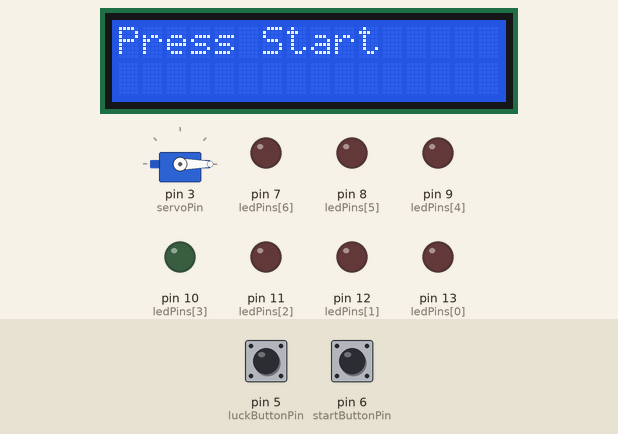
Recording of a program running on a simulated Arduino Uno, built with avr-gcc and run on an emulated ATmega328P. Parts: servo, 16×2 character LCD, output pins drawn as LEDs (lit = HIGH). The test bench sets the inputs (shaded band); at power-on: pin 6 (startButtonPin) HIGH, pin 5 (luckButtonPin) HIGH.

Above: at 1.2 s.
1.3 s: pin 6 (startButtonPin) pulled LOW for 0.15 s
At 2.1 s:
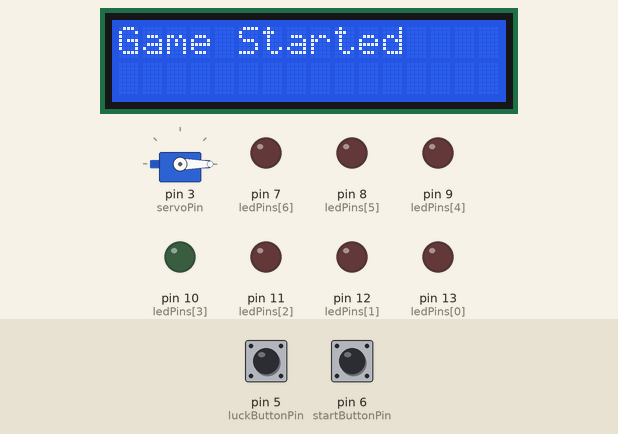
4.0 s: pin 5 (luckButtonPin) pulled LOW for 3.2 s
At 5.1 s:
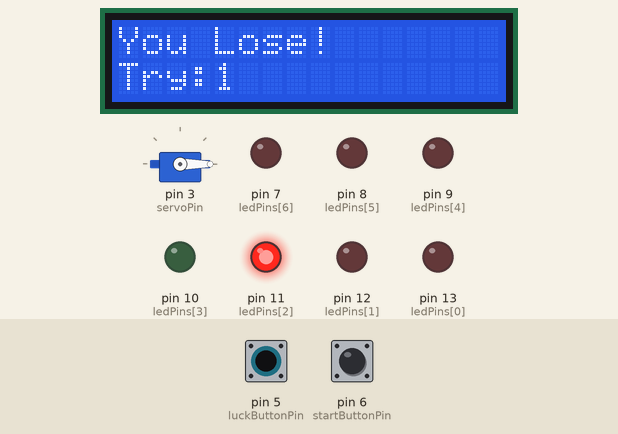
8.7 s: pin 5 (luckButtonPin) pulled LOW for 0.15 s
At 11.2 s:
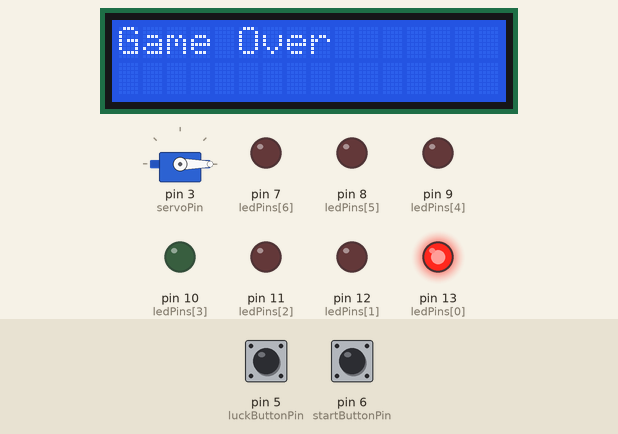
11.8 s: pin 6 (startButtonPin) pulled LOW for 1 s
At 13.3 s:
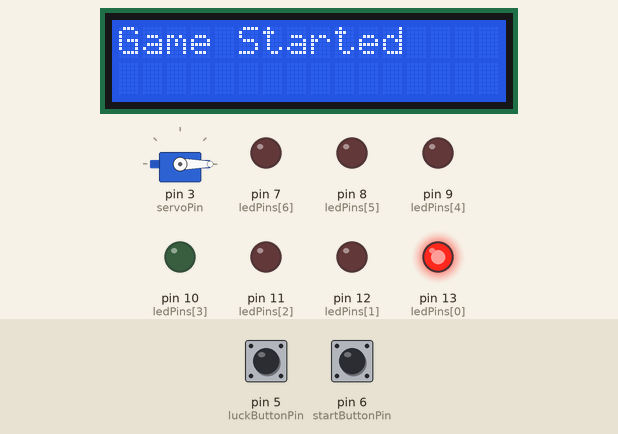
15.3 s: pin 5 (luckButtonPin) pulled LOW for 3.2 s
At 16.7 s:
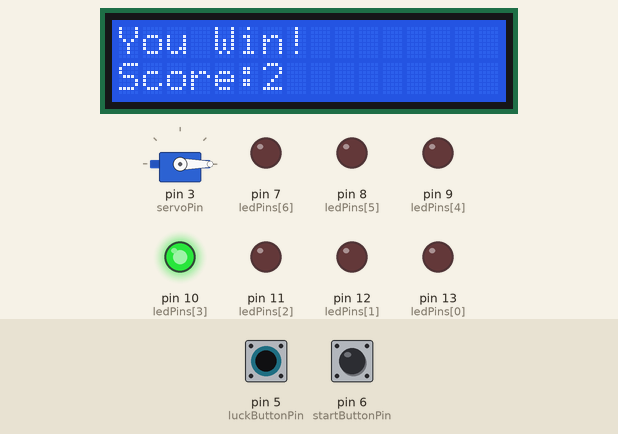
20.0 s: pin 5 (luckButtonPin) pulled LOW for 1 s
At 22.4 s:
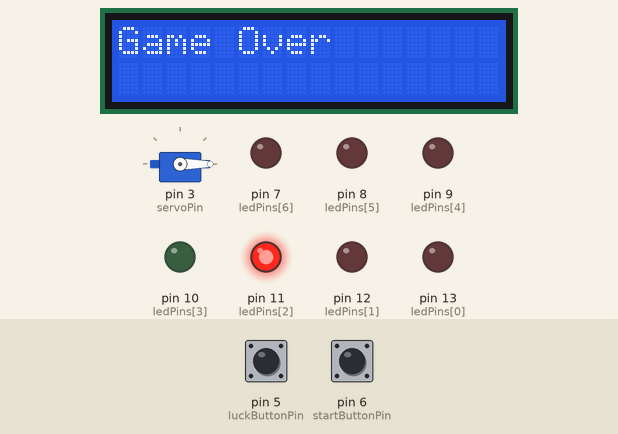
Timing chart, 0 to 23.9 s (numbered marks = the images above; inputs shaded):
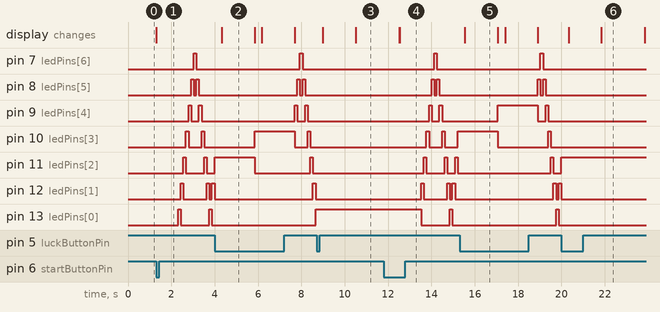

Measured:
- after the input at 1.3 s, pin 7 (ledPins[6]): LOW → HIGH after 1.7 s, → LOW 0.12 s later; pin 8 (ledPins[5]): alternates HIGH for 0.12 s and LOW for 0.12 s, 4 changes in all, then stays LOW, starting after 1.6 s
- after the input at 4.0 s, the display: changes after 0.33 s (image 2)
- after the input at 8.7 s, pin 7 (ledPins[6]), pin 8 (ledPins[5]), pin 9 (ledPins[4]), pin 10 (ledPins[3]), pin 11 (ledPins[2]), pin 12 (ledPins[1]): stops changing and stays LOW; pin 13 (ledPins[0]): stops changing and stays HIGH; the display: first changes after 0.29 s (image 3 shows a later state)
- after the input at 11.8 s, pin 7 (ledPins[6]): LOW → HIGH after 2.3 s, → LOW 0.12 s later; pin 8 (ledPins[5]): alternates HIGH for 0.12 s and LOW for 0.12 s, 4 changes in all, then stays LOW, starting after 2.2 s
- after the input at 15.3 s, the display: changes after 0.25 s (image 5)
- after the input at 20.0 s, pin 7 (ledPins[6]), pin 8 (ledPins[5]), pin 9 (ledPins[4]), pin 10 (ledPins[3]), pin 12 (ledPins[1]), pin 13 (ledPins[0]): stops changing and stays LOW; pin 11 (ledPins[2]): stops changing and stays HIGH; the display: first changes after 0.33 s (image 6 shows a later state)
- what the display in image 2 shows lasts 1.5 s, from 4.3 s to 5.8 s

The program:

main.cpp
```cpp
#include <Arduino.h>
#include <LiquidCrystal_I2C.h>
#include <Servo.h>

Servo myservo;
LiquidCrystal_I2C lcd(0x27,16,2);

// 7 LEDs (4th LED index = 3)
int ledPins[7] = {13,12,11,10,9,8,7};

const int servoPin = 3;
const int startButtonPin = 6;
const int luckButtonPin = 5;

int currentLED = 0;
int direction = 1;

int attempts = 0;
int wins = 0;

bool gameStarted = false;

void setup()
{
  for(int i=0;i<7;i++)
  pinMode(ledPins[i],OUTPUT);

  pinMode(startButtonPin,INPUT_PULLUP);
  pinMode(luckButtonPin,INPUT_PULLUP);

  myservo.attach(servoPin);
  myservo.write(0);

  lcd.init();
  lcd.backlight();

  lcd.setCursor(0,0);
  lcd.print("Press Start");
}

void loop()
{

  // Start game
  if(!gameStarted)
  {
    if(digitalRead(startButtonPin)==LOW)
    {
      gameStarted=true;
      attempts=0;

      lcd.clear();
      lcd.print("Game Started");
      delay(1000);
    }
    return;
  }

  // Knight rider LED pattern
  for(int i=0;i<7;i++)
  digitalWrite(ledPins[i],LOW);

  digitalWrite(ledPins[currentLED],HIGH);

  delay(120);

  currentLED += direction;

  if(currentLED==6 || currentLED==0)
  direction = -direction;


  // Luck button pressed
  if(digitalRead(luckButtonPin)==LOW)
  {

    delay(200); // debounce

    attempts++;

    if(currentLED == 4) // green LED
    {
      wins++;

      lcd.clear();
      lcd.print("You Win!");
      lcd.setCursor(0,1);
      lcd.print("Score:");
      lcd.print(wins);

      delay(1500);
    }
    else
    {
      lcd.clear();
      lcd.print("You Lose!");
      lcd.setCursor(0,1);
      lcd.print("Try:");
      lcd.print(attempts);

      delay(1500);
    }

    // check game end
    if(wins >= 3)
    {
      lcd.clear();
      lcd.print("Prize Open!");

      myservo.write(90);
      delay(3000);
      myservo.write(0);

      wins=0;
      gameStarted=false;
    }

    else if(attempts >= 3)
    {
      lcd.clear();
      lcd.print("Game Over");
      delay(2000);

      gameStarted=false;
    }

    lcd.clear();
    lcd.print("Press Start");
  }
}
```
